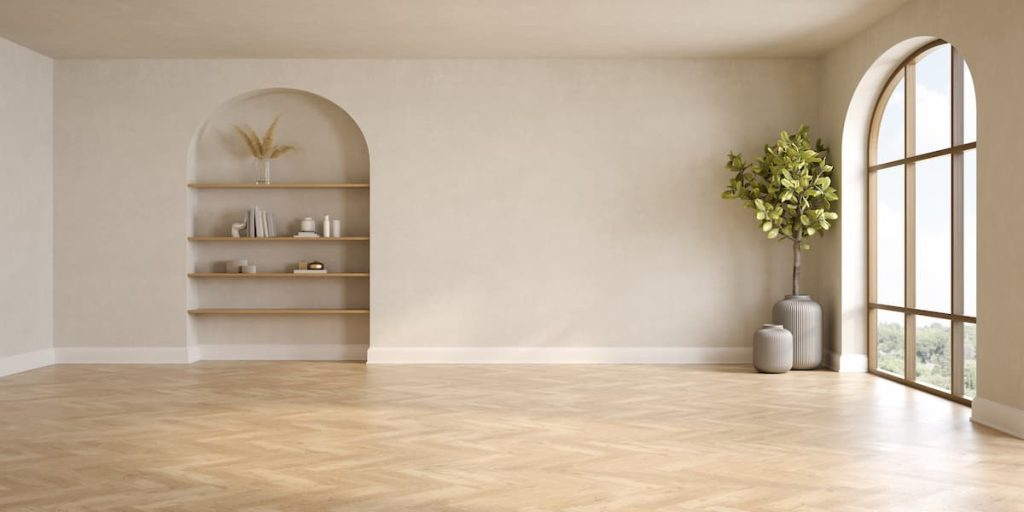
#> input picture images/room.jpg, 1024 x 512 px, given in place of edited_image_2469970626_2492014085_1934990478_1952977494.png, which was not available
$ python crop_edits.py
#> lines starting #> are read from the running program, lines starting #| are printed output that depends on the picture; after the words box and inside, x2 and y2 are one past the last pixel; in counts of white or black regions, pixels touching at a corner belong together; pictures that were not available may be replaced by others from this repository, and a replacement may not be noted
import numpy as np
import cv2
import os

# Ensure the output directory exists
output_dir = "./cropped"
os.makedirs(output_dir, exist_ok=True)

# Load images and convert to grayscale
image1 = cv2.imread('./images/r_edited_r_edited_r_edited_r_edited_image_2469970626_2492014085_1934990478_1952977494.png')
#> image1 is the input picture: shape (512, 1024, 3); mean B, G, R 155.3, 176, 192.9
image2 = cv2.resize(cv2.imread('./images/image.jpg'), (image1.shape[1], image1.shape[0]))  # Ensure same size
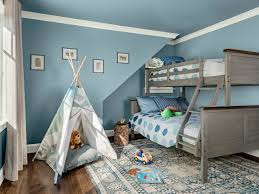
#> input picture react-app/assets/img1.jpg, 259 x 194 px, given in place of image.jpg, which was not available
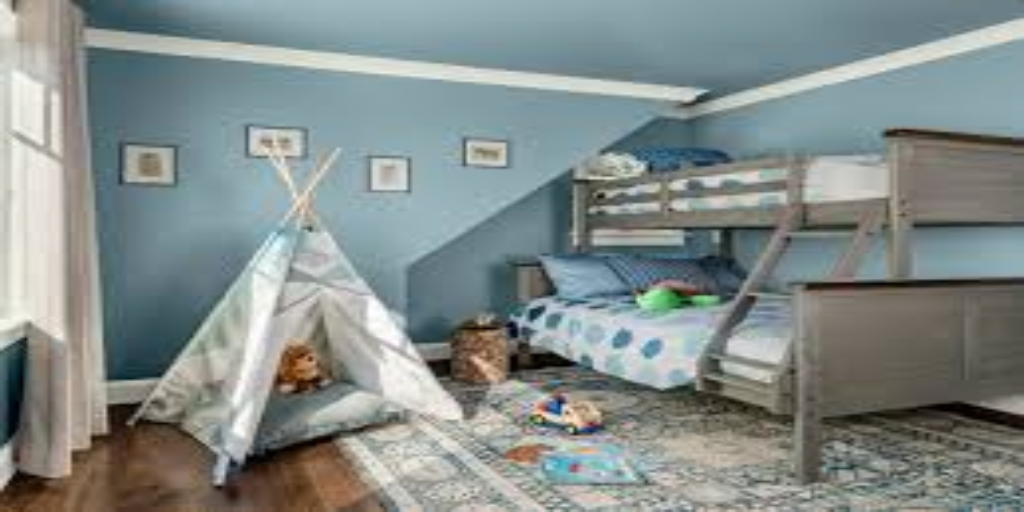
#> image2: shape (512, 1024, 3); mean B, G, R 138.5, 140.5, 131.5
gray1 = cv2.cvtColor(image1, cv2.COLOR_BGR2GRAY)
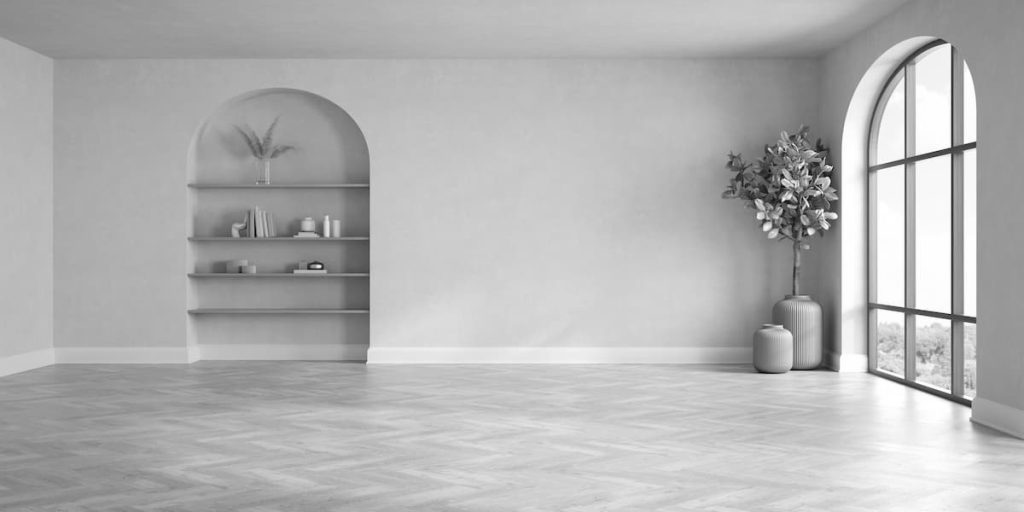
#> gray1: shape (512, 1024); min 6, max 255, mean 178.7
gray2 = cv2.cvtColor(image2, cv2.COLOR_BGR2GRAY)
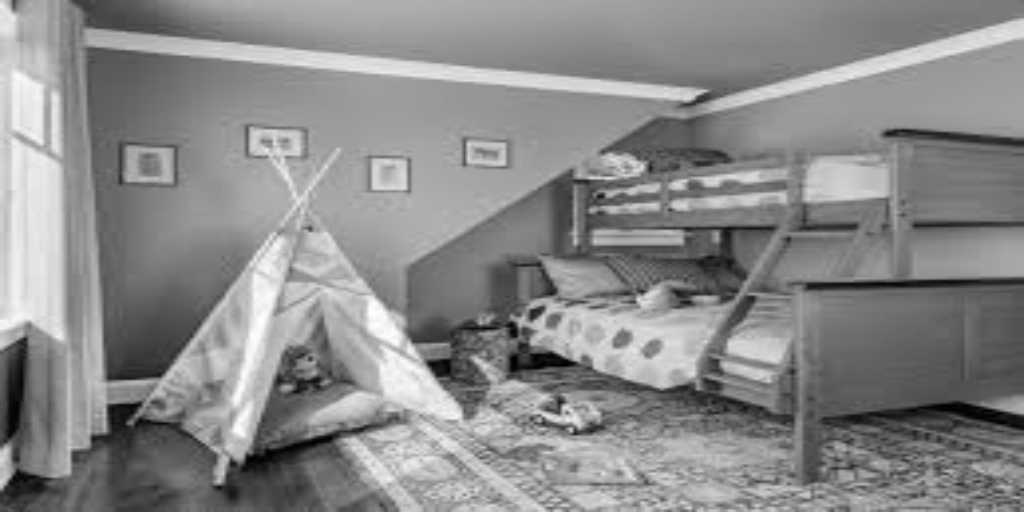
#> gray2: shape (512, 1024); min 0, max 255, mean 137.6

# Calculate the absolute difference
diff = cv2.absdiff(gray1, gray2)
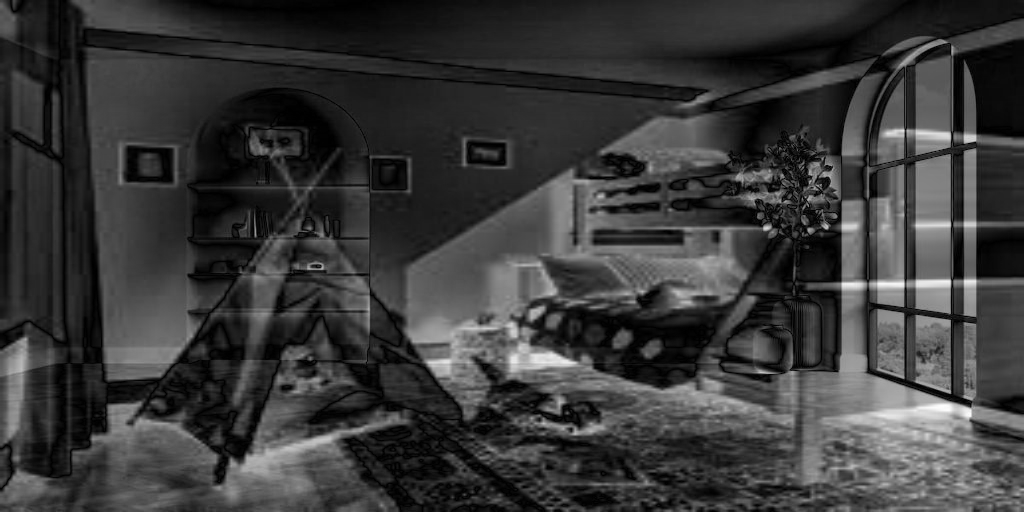
#> diff: shape (512, 1024); min 0, max 253, mean 57.3

# Threshold the difference to get a binary image
_, thresh = cv2.threshold(diff, 30, 255, cv2.THRESH_BINARY)
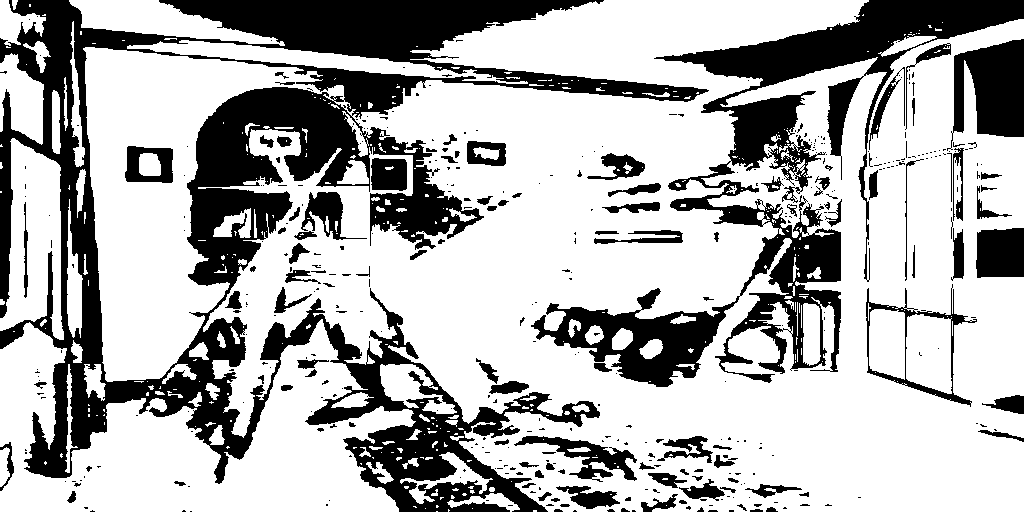
#> thresh: shape (512, 1024); 69.5% white; 429 black regions (317 under 20 px)

# Find contours of the changes
contours, _ = cv2.findContours(thresh, cv2.RETR_EXTERNAL, cv2.CHAIN_APPROX_SIMPLE)
#> contours = 277 contours, 223 with area under 20; largest, box (x1, y1, x2, y2) and area: (83, 0, 1024, 512) 323612, (0, 319, 416, 512) 39512, (0, 138, 64, 340) 8276, (69, 0, 285, 46) 4354, (127, 40, 528, 84) 4040

# Identify the largest contour by area
largest_contour = max(contours, key=cv2.contourArea)
#> largest_contour = contour of 4151 points, box (x1, y1, x2, y2) (83, 0, 1024, 512), area 323612

# Get the center and radius of the minimum enclosing circle of the largest contour
(x, y), radius = cv2.minEnclosingCircle(largest_contour)
#> x = 560.1; y = 265; radius = 524.2
center = (int(x), int(y))
#> center = (560, 265)
enlarged_radius = int(radius * 1.5)  # Increase radius for more white background around the circle
#> enlarged_radius = 786

# Define padding to add some extra space around the circle
padding = 20

# Calculate the bounding box for cropping, ensuring it stays within image bounds
x_min = max(0, center[0] - enlarged_radius - padding)
#> x_min = 0
x_max = min(image1.shape[1], center[0] + enlarged_radius + padding)
#> x_max = 1024
y_min = max(0, center[1] - enlarged_radius - padding)
#> y_min = 0
y_max = min(image1.shape[0], center[1] + enlarged_radius + padding)
#> y_max = 512

# Create a white background for the cropped area
cropped_image = np.ones((y_max - y_min, x_max - x_min, 3), dtype=np.uint8) * 255

# Draw the circle on the white background
cv2.circle(cropped_image, (center[0] - x_min, center[1] - y_min), enlarged_radius, (0, 0, 0), -1)
#> cropped_image: shape (512, 1024, 3); every value is 0

# Mask for keeping the area inside the circle
mask = np.zeros_like(image1, dtype=np.uint8)
cv2.circle(mask, center, enlarged_radius, (255, 255, 255), -1)
#> mask: shape (512, 1024, 3); every value is 255

# Place the content inside the circle from the original image onto the white background
cropped_image = np.where(mask[y_min:y_max, x_min:x_max] == 255, image1[y_min:y_max, x_min:x_max], cropped_image)

# Save the cropped image
output_path = os.path.join(output_dir, "cropped_image.jpg")
cv2.imwrite(output_path, cropped_image)
